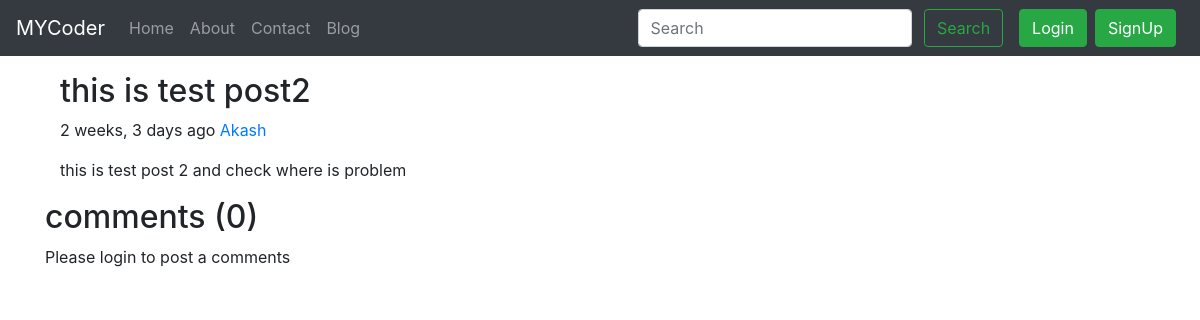
/blog/second-slug-Post, run on an earlier commit of the app's database.
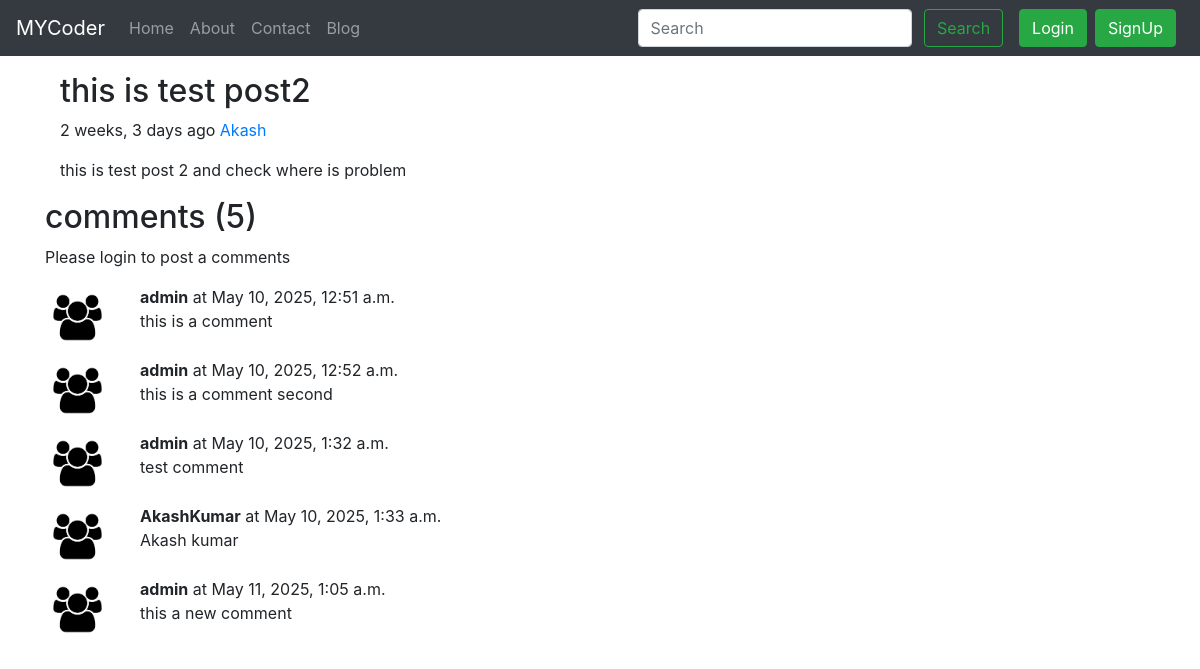
And on a later commit of the database.
### blog/models.py (models this page shows, shortened)
class Post(models.Model):
    sno = models.AutoField(primary_key=True)
    title = models.CharField(max_length=50)
    content =models.TextField()
    author = models.CharField(max_length=13)
    slug = models.CharField(max_length=130)
    timeStamp = models.DateTimeField(blank=True)

class BlogComment(models.Model):
    sno = models.AutoField(primary_key=True)
    comment = models.TextField()
    user = models.ForeignKey(User , on_delete=models.CASCADE)
    post = models.ForeignKey(Post,on_delete=models.CASCADE)
    parent = models.ForeignKey('self' , on_delete=models.CASCADE, null=True)
    timestamp = models.DateTimeField(default=now)

### blog/views.py (the view)
# urls.py: path('<str:slug>', views.blogPost, name='blogPost'),
def blogPost(request, slug):
    post = Post.objects.filter(slug=slug).first()
    comments = BlogComment.objects.filter(post=post)
    print(request.user)
    context = {'post':post, 'comments':comments, 'user':request.user }
    return render(request,'blog/blogPost.html',context)

### templates/blog/blogPost.html
{% extends 'base.html' %} {% block title %} BlogPost {% endblock title %}
 {% block body %}
 {% load humanize %}
<div class="container my-3">
  <article class="container">
    <h2 class="blog-post-title">{{post.title}}</h2>
    <p class="blog-post-meta">
      {{post.timeStamp | naturaltime}}
      <a href="/about">{{post.author}}</a>
    </p>
    <p>{{post.content|truncatechars:3000 }}</p>
  </article>
</div>
<div class="container">
  <h2>comments ({{comments.count}})</h2>
  <div class="my-2">
    {% if user.is_authenticated %}
    <form action="/blog/postComment" method="post">
      {% csrf_token %}
      <div class="form-group">
        <label for="inputEmail1"> <h5> Post comments </h5></label>
        <input
          type="text"
          class="form-control"
          name="comment"
          placeholder="Enter comments here "
        />
      </div>
      <input type="hidden" name="postSno" value="{{post.sno}}" />
      <button type="submit" class="btn btn-primary">Submit</button>
    </form>
    {% else %}
    <p>Please login to post a comments</p>
    {% endif %}
  </div>
  {% for comment in comments %}
  <div class="row my-2">
    <div class="col-md-1">
      <img
        class="rounded mx-auto d-block w-100 p-2"
        src="/static/img/user.png"
        alt="user"
      />
    </div>
    <div class="col-md-11">
      <strong>{{comment.user.username}}</strong>
      at {{ comment.timestamp }}
      <div>{{comment.comment}}</div>
    </div>
  </div>
  {% endfor %}
</div>
{% endblock body %}

### templates/base.html (shortened to what this page needs)
<!doctype html>
<html lang="en">
  <head>
    <link rel="stylesheet" href="https://stackpath.bootstrapcdn.com/bootstrap/4.5.2/css/bootstrap.min.css">
  </head>
  <body>
    <nav class="navbar navbar-expand-lg navbar-dark bg-dark">
        <a class="navbar-brand" href="/">MYCoder</a>
        <div class="collapse navbar-collapse" id="navbarSupportedContent">
          <ul class="navbar-nav mr-auto">
            <li class="nav-item {% block homeactive %}  {% endblock homeactive %}">
              <a class="nav-link" href="/">Home <span class="sr-only">(current)</span></a>
            </li>
            <li class="nav-item {% block aboutactive %}  {% endblock aboutactive %}" >
              <a class="nav-link" href="/about">About</a>
            </li>
            <li class="nav-item {% block contactactive %}  {% endblock contactactive %} ">
              <a class="nav-link" href="/contact">Contact</a>
            </li>
            <li class="nav-item {% block blogactive %}  {% endblock blogactive %} ">
              <a class="nav-link" href="/blog">Blog</a>
            </li>
          </ul>
            <div class="mi-auto form-inline">
          <form method="get" action="/search"class="my-2 my-lg-0 mx-3">
            <input class="form-control mr-sm-2" type="search" placeholder="Search" aria-label="Search" name="query" id="query">
            <button class="btn btn-outline-success my-2 my-sm-0 " type="submit">Search</button>
          </form>
         {% if user.is_authenticated %}
         <ul class="navbar-nav">
         <li class="nav-item dropdown">
           <a class="nav-link dropdown-toggle" href="#" id="navbarDropdown" role="button" data-toggle="dropdown" aria-haspopup="true" aria-expanded="false">
             welcome {{request.user}}
            </a>
          <div class="dropdown-menu" aria-labelledby="navbarDropdown">
           <a class="dropdown-item" href="/logout">logOut</a>
          </li>
        </ul>
      {% else %}
      <button type="button" class="btn btn-success mr-2" data-toggle="modal" data-target="#loginModal">
        Login
      </button>
      <button type="button" class="btn btn-success mr-2" data-toggle="modal" data-target="#signupModal">
      SignUp
      </button>
{% endif %}
</div>
        </div>
      </nav>
      {% block body %}  {% endblock body %}
  </body>
</html>

What changed in the data, as far as the page shows it:
added BlogComment: user.username "admin", timestamp "May 10, 2025, 12:51 a.m.", comment "this is a comment"
added BlogComment: user.username "admin", timestamp "May 10, 2025, 12:52 a.m.", comment "this is a comment second"
added BlogComment: user.username "admin", timestamp "May 10, 2025, 1:32 a.m.", comment "test comment"
added BlogComment: user.username "AkashKumar", timestamp "May 10, 2025, 1:33 a.m.", comment "Akash kumar"
added BlogComment: user.username "admin", timestamp "May 11, 2025, 1:05 a.m.", comment "this a new comment"
Also different on the page:
{{ comments.count }}: "0" → "5"
